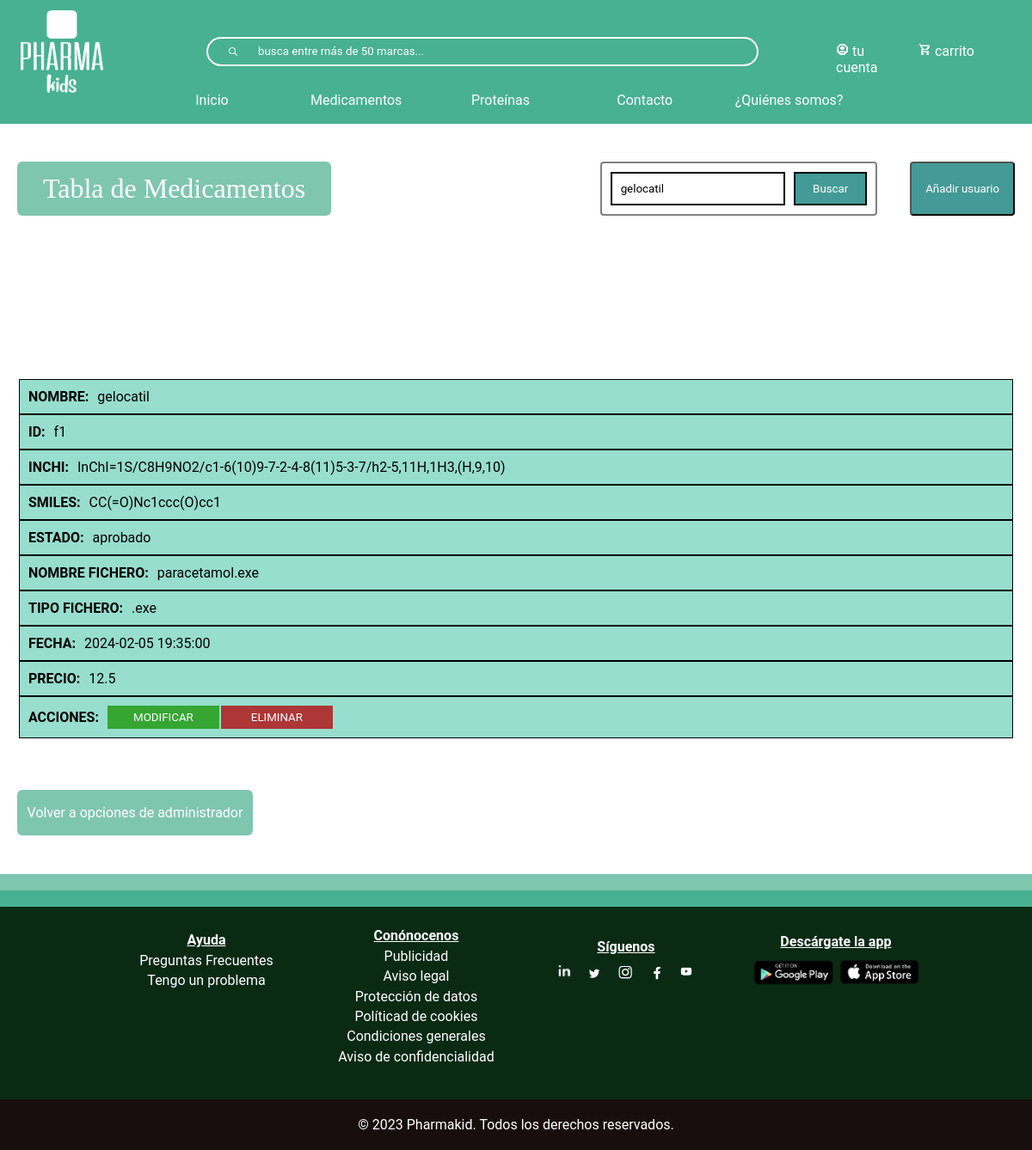
The page /buscar-medicamento.php?busqueda=gelocatil on the database as committed earlier.
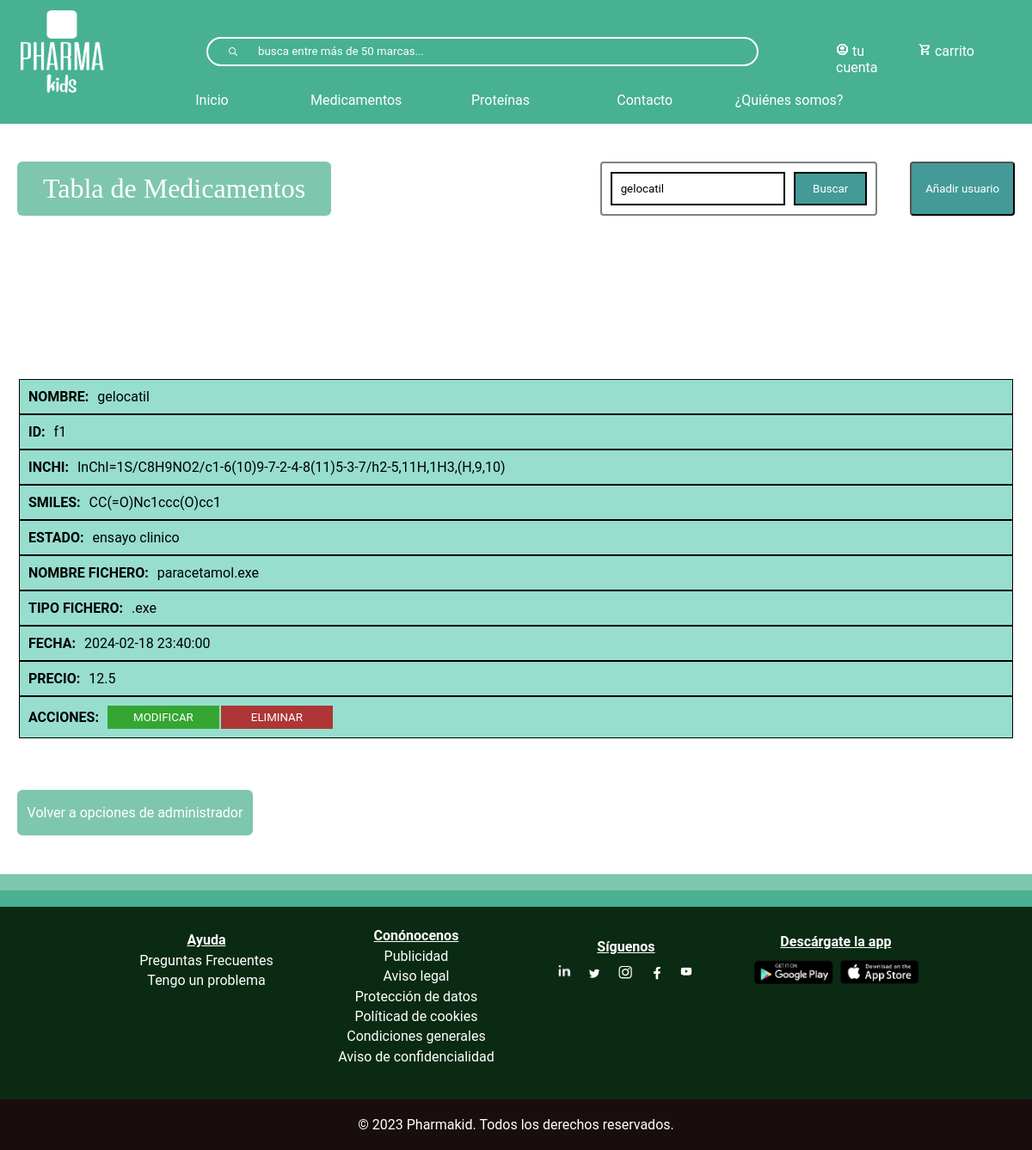
The same page on the database as committed later.
### tables this page shows
CREATE TABLE `medicamento` (
  `inchi` varchar(200) NOT NULL,
  `smiles` varchar(100) NOT NULL,
  `estadoMedicamento` varchar(20) NOT NULL,
  `precio` float NOT NULL,
  `nombre` varchar(150) NOT NULL,
  `id` varchar(10) NOT NULL,
  `nombreFichero` varchar(100) NOT NULL,
  `tiposFichero` varchar(10) NOT NULL,
  `fecha` datetime NOT NULL,
  `stock` int(11) NOT NULL,
  `principioActivo` varchar(300) NOT NULL
);

### buscar-medicamento.php (the view, shortened to what this page needs)
<?php
include_once("bbdd/connexionBaseDeDatos.php");
?>
<!DOCTYPE html>
<html lang="en">
<head>
    <link rel="stylesheet" type="text/css" href="css/index.css" >
    <link rel="stylesheet" type="text/css" href="css/header.css" >
    <link rel="stylesheet" type="text/css" href="css/footer.css" >
    <link rel="stylesheet" type="text/css" href="css/tablas.css" >
</head>
<body>
    <?php require("footerHeader/header.php")?>
    <?php
    $busqueda_opcion = strtolower($_REQUEST['busqueda']);
    ?>
<div id="divTabla">
    <div class="contenedor-botones">
    <h1>Tabla de Medicamentos</h1>
    <div class="conjunto-buscar-anadir">
        <form action="buscar-medicamento.php" class="form-busqueda" method="get" name="formu">
                <div class="botones-filtrar" style='display:flex'>
                    <input class="input-busqueda" name="busqueda" type="text" placeholder="Buscar" value='<?php echo $busqueda_opcion;?>'/>
                    <input class="btn-busqueda" type="submit" value="Buscar"/>
                </div>
            </form>
        <button id="anadirButton">Añadir usuario</button>
    </div>
</div>
        <?php
        $sql = mysqli_query($conexion, "SELECT * FROM medicamento
        WHERE nombre LIKE '%$busqueda_opcion%'
        ORDER BY nombre ASC");
        $resultado = mysqli_num_rows($sql);
        if ($resultado > 0){
            echo "
                <table id='tabla_medicamento'>
                    <thead>
                        <tr>
                            <th>NOMBRE</th>
                            <th>ID</th>
                            <th>INCHI</th>
                            <th>SMILES</th>
                            <th>ESTADO</th>
                            <th>NOMBRE FICHERO</th>
                            <th>TTIPO FICHERO</th>
                            <th>FECHA</th>
                            <th>PRECIO</th>
                            <th>ACCIONES</th>
                        </tr>
                    </thead>
                    <tbody class='clase_tbody'>"
            ;
            while($row = mysqli_fetch_assoc($sql)){
                $nombre = $row["nombre"];
                $id = $row['id'];
                $inchi = $row["inchi"];
                $smiles= $row["smiles"];
                $estado = $row["estadoMedicamento"];
                $nombreFichero = $row["nombreFichero"];
                $tipoFichero = $row["tiposFichero"];
                $fecha = $row["fecha"];
                $precio = $row["precio"];
                echo "
                <tr>
                    <td titulo='NOMBRE:'>$nombre</td>
                    <td titulo='ID:'>$id</td>
                    <td style='text-align:left' titulo='INCHI:'>$inchi</td>
                    <td titulo='SMILES:'>$smiles</td>
                    <td titulo='ESTADO:'>$estado</td>
                    <td titulo='NOMBRE FICHERO:'>$nombreFichero</td>
                    <td titulo='TIPO FICHERO:'>$tipoFichero</td>
                    <td titulo='FECHA:'>$fecha</td>
                    <td titulo='PRECIO:'>$precio</td>
                    <td titulo='ACCIONES:' class='td-btn'>
                        <button class='modificar'>MODIFICAR</button>
                        <button class='eliminar'>ELIMINAR</button>
                    </td>
                </tr>
                ";
            }
            echo "</tbody>";
        }
        else
    {
      echo "<h3 style='text-align:-webkit-center'>No encontrado</h3>";
    }
        ?>
        </table>
        <a href="administrador.php">Volver a opciones de administrador</a>
    </div>
    <footer>
    <?php require("footerHeader/footer.php")?>
</body>
</html>

Rows that differ between the two databases and show on the page:
changed medicamento "gelocatil": estadoMedicamento "aprobado" → "ensayo clinico"; fecha "2024-02-05 19:35:00" → "2024-02-18 23:40:00"
